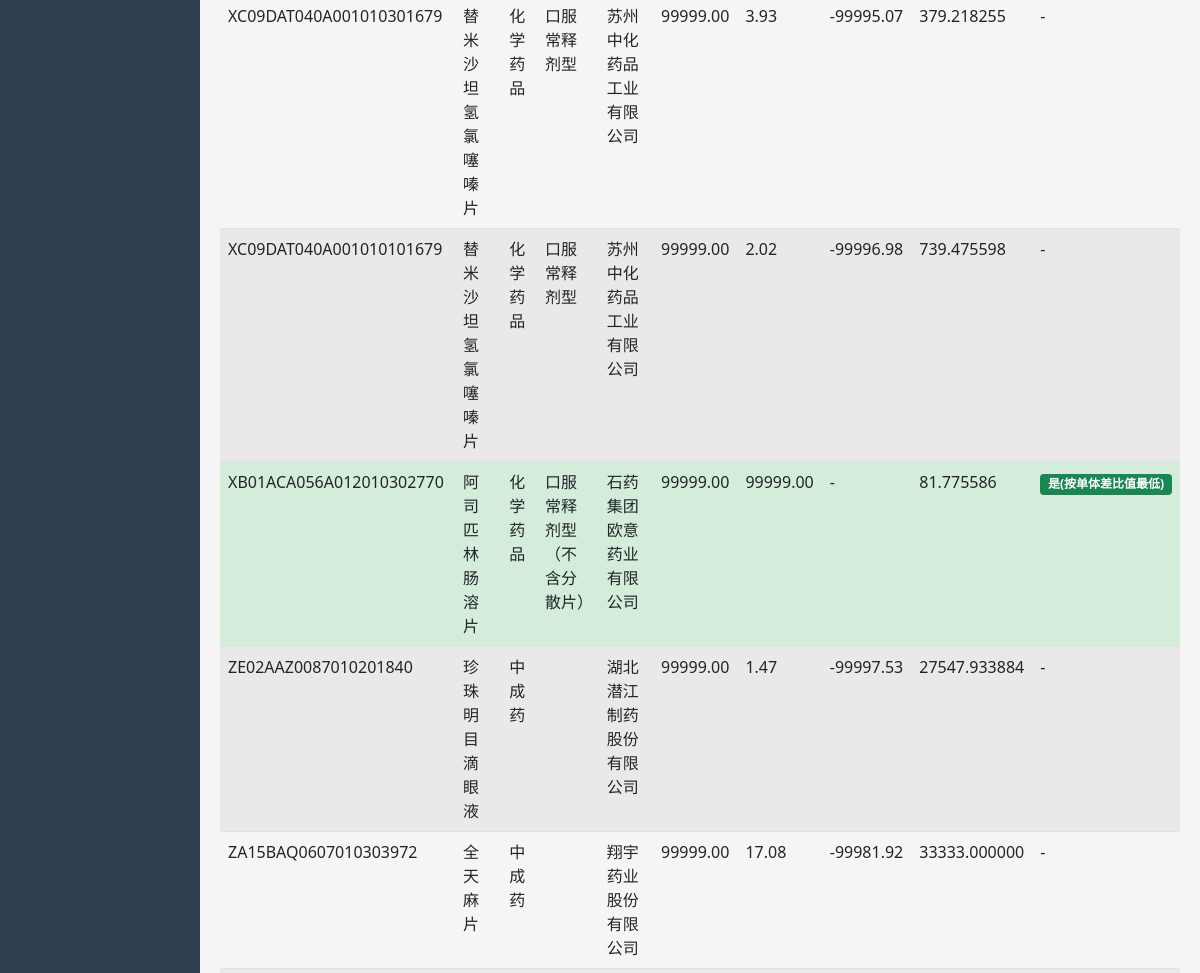
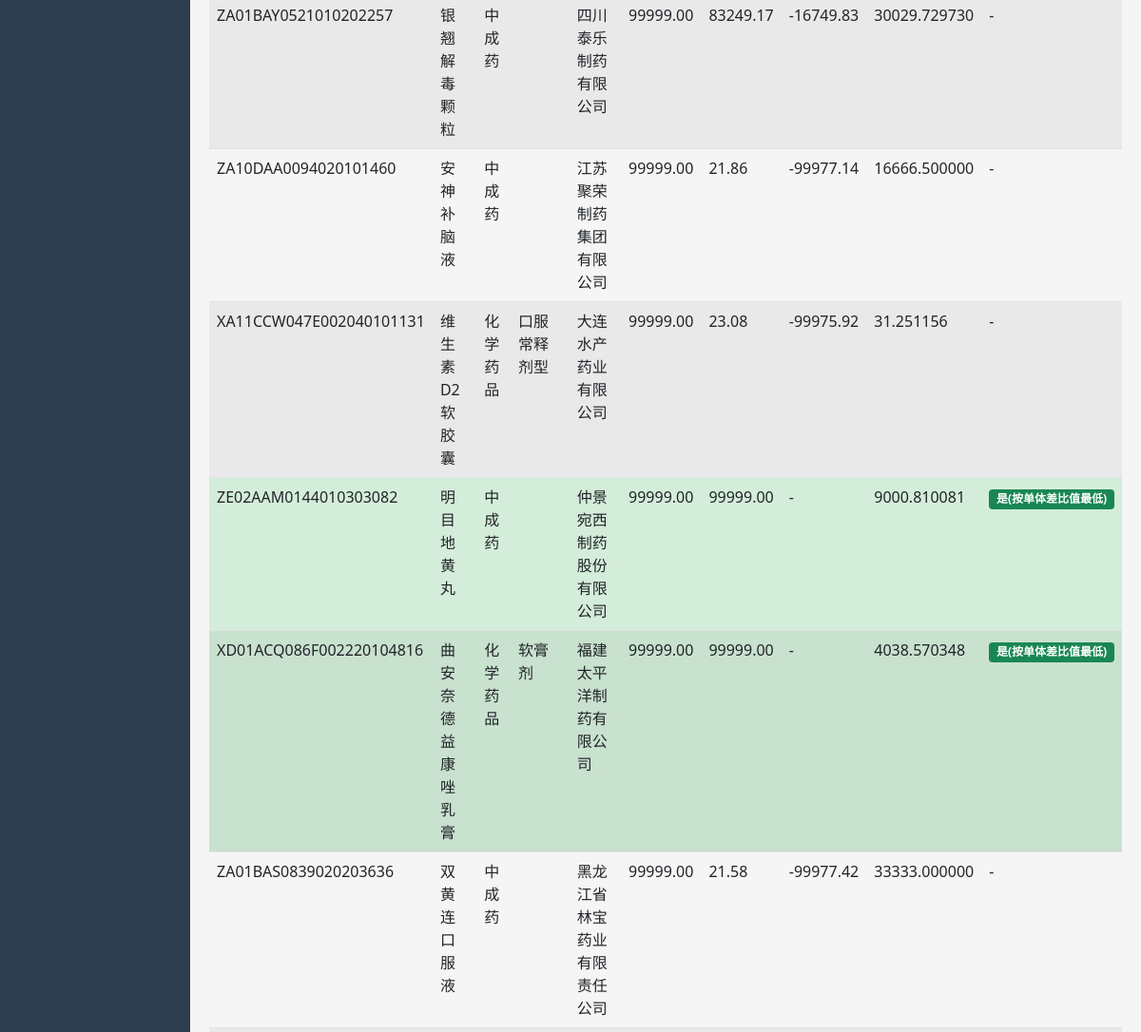
Page /supervisor/drugs/ (signed in, middle part) on the earlier database version (2 pictures, top to bottom).
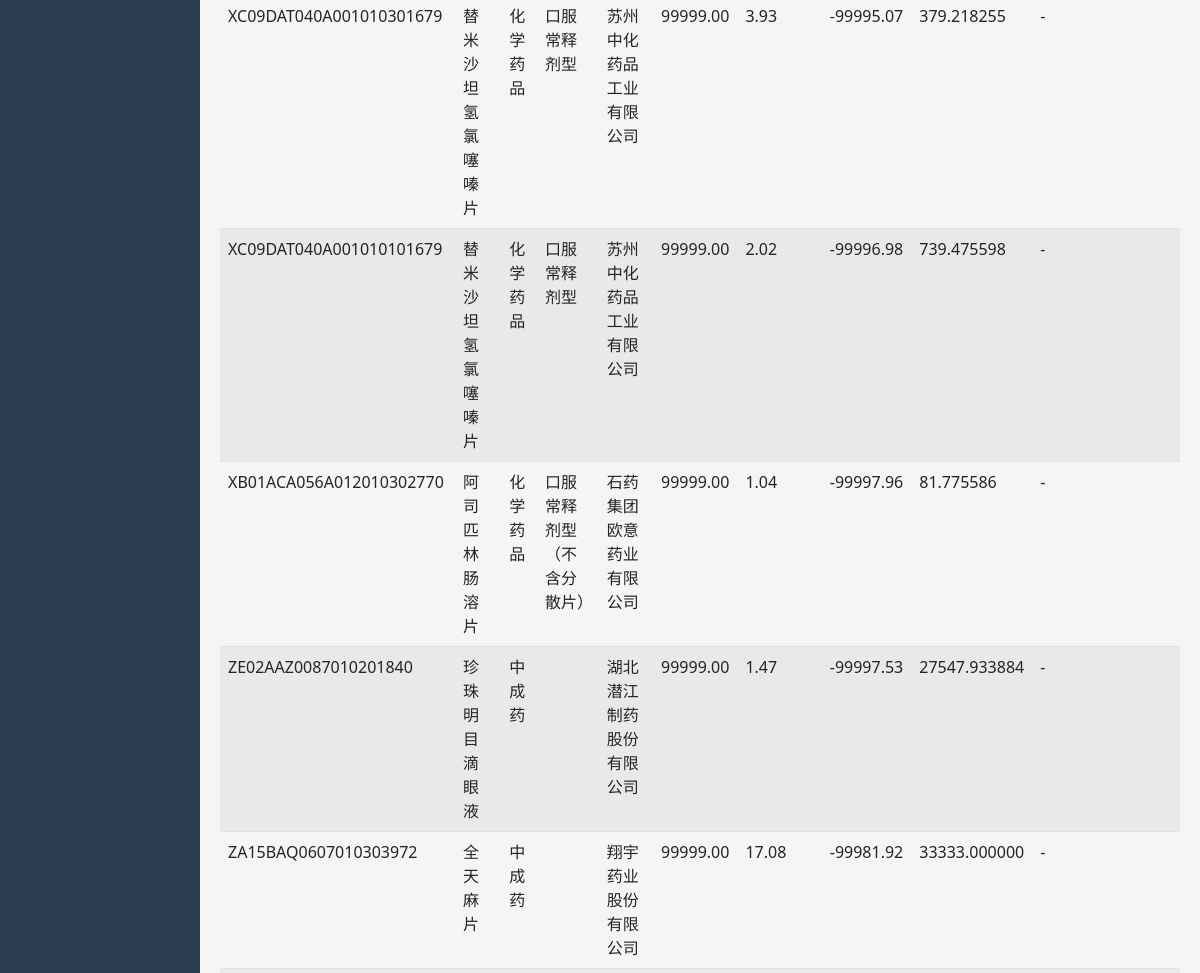
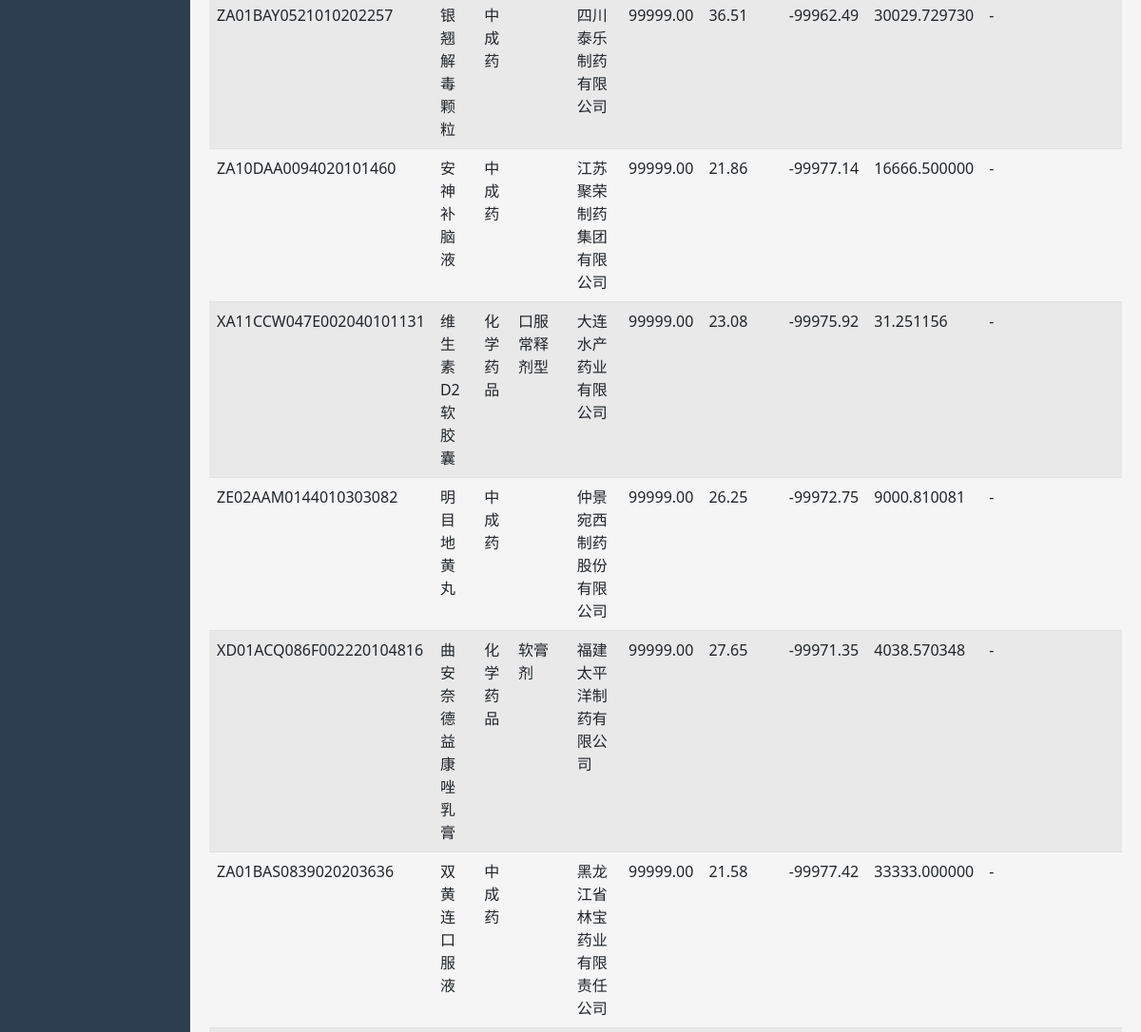
Same page on the later database version (2 pictures, top to bottom).
### core/models.py (models this page shows, shortened)
class Drug(models.Model):
    code = models.CharField(max_length=50, unique=True, verbose_name='统编代码')
    drug_category = models.CharField(max_length=50, choices=DrugCategory.choices, verbose_name='药品分类')
    generic_name = models.CharField(max_length=200, verbose_name='通用名')
    catalog_dosage_form = models.CharField(max_length=100, blank=True, verbose_name='目录剂型')
    description_dosage_form = models.CharField(max_length=100, blank=True, verbose_name='表述剂型')
    spec_package = models.CharField(max_length=500, blank=True, verbose_name='规格包装')
    content = models.CharField(max_length=50, blank=True, verbose_name='含量')
    content_unit = models.CharField(max_length=20, blank=True, verbose_name='含量单位')
    volume = models.CharField(max_length=50, blank=True, verbose_name='装量')
    volume_unit = models.CharField(max_length=20, blank=True, verbose_name='装量单位')
    quantity = models.CharField(max_length=50, blank=True, verbose_name='计价数量')
    quantity_unit = models.CharField(max_length=20, blank=True, verbose_name='计价数量单位')
    package_quantity = models.CharField(max_length=50, blank=True, verbose_name='包装数量')
    usage_days = models.CharField(max_length=50, blank=True, verbose_name='服用天数')
    standard_holder = models.CharField(max_length=200, blank=True, verbose_name='标化持有人')
    catalog_holder = models.CharField(max_length=300, blank=True, verbose_name='目录序号&标化持有人')
    catalog_name = models.CharField(max_length=200, blank=True, verbose_name='医保目录名')
    special_note = models.CharField(max_length=200, blank=True, verbose_name='特殊标注')
    network_price = models.DecimalField(max_digits=12, decimal_places=2, default=0, verbose_name='挂网价')
    anchor_price = models.DecimalField(max_digits=12, decimal_places=2, default=0, verbose_name='锚点价格')
    is_standard = models.BooleanField(default=False, verbose_name='是否标准品')
    standard_mark = models.CharField(max_length=100, blank=True, verbose_name='标准品标记')
    standard_price = models.DecimalField(max_digits=12, decimal_places=2, default=0, verbose_name='差比价')
    price_diff = models.DecimalField(max_digits=12, decimal_places=2, default=0, verbose_name='价差对比')
    unit_value = models.DecimalField(max_digits=20, decimal_places=6, default=0, verbose_name='单体差比值')
    class Meta:
        verbose_name = '药品'
        verbose_name_plural = '药品'

### core/views.py (the view)
# urls.py: path('supervisor/drugs/', v.supervisor_drug_list, name='supervisor_drug_list'),
@login_required
def supervisor_drug_list(request):
    drugs = Drug.objects.all().order_by('id')
    code = request.GET.get('code')
    generic_name = request.GET.get('generic_name')
    if code:
        drugs = drugs.filter(code__icontains=code)
    if generic_name:
        drugs = drugs.filter(generic_name__icontains=generic_name)
    paginator = Paginator(drugs, 20)
    page_number = request.GET.get('page')
    page_obj = paginator.get_page(page_number)
    return render(request, 'core/yaoshisuo/drug_list.html', {'page_obj': page_obj})

### templates/core/yaoshisuo/drug_list.html (shortened to what this page needs)
{% extends 'core/base.html' %}
{% block content %}
<table class="table table-striped table-hover">
    <tbody>
        {% for drug in page_obj %}
        <tr style="{% if drug.is_standard %}background-color: #d4edda;{% elif drug.price_diff > 0 %}background-color: #fff3cd;{% endif %}">
            <td>{{ drug.code }}</td>
            <td>{{ drug.generic_name }}</td>
            <td>{{ drug.drug_category }}</td>
            <td>{{ drug.catalog_dosage_form }}</td>
            <td>{{ drug.standard_holder|default:'-' }}</td>
            <td>{{ drug.network_price }}</td>
            <td>{{ drug.standard_price|default:'-' }}</td>
            <td style="{% if drug.price_diff > 0 %}color: red; font-weight: bold;{% endif %}">
                {{ drug.price_diff|default:'-' }}
            </td>
            <td>{{ drug.unit_value|default:'-' }}</td>
            <td>{% if drug.standard_mark %}<span class="badge bg-success">{{ drug.standard_mark }}</span>{% else %}-{% endif %}</td>
        </tr>
        {% empty %}
        <tr><td colspan="10" class="text-center">暂无数据，请先导入药品</td></tr>
        {% endfor %}
    </tbody>
</table>
{% endblock %}

Differences in the rows shown:
changed Drug "XB01ACA056A012010302770": is_standard True → False (drawn); standard_price "99999.00" → "1.04"; price_diff "-" → "-99997.96"; standard_mark "是(按单体差比值最低)" → (not shown); now shows "-"
changed Drug "ZA01BAY0521010202257": standard_price "83249.17" → "36.51"; price_diff "-16749.83" → "-99962.49"
changed Drug "ZE02AAM0144010303082": is_standard True → False (drawn); standard_price "99999.00" → "26.25"; price_diff "-" → "-99972.75"; standard_mark "是(按单体差比值最低)" → (not shown); now shows "-"
changed Drug "XD01ACQ086F002220104816": is_standard True → False (drawn); standard_price "99999.00" → "27.65"; price_diff "-" → "-99971.35"; standard_mark "是(按单体差比值最低)" → (not shown); now shows "-"
